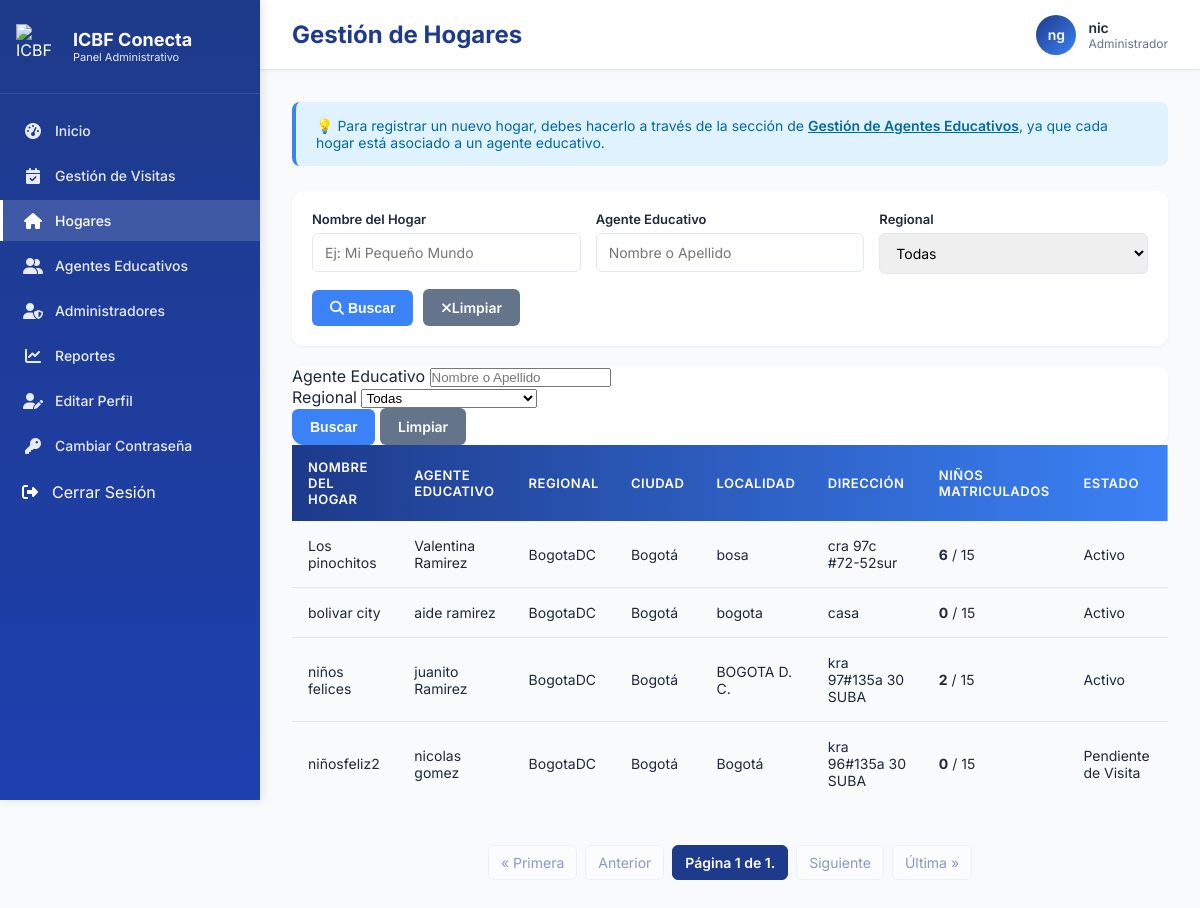
Before: /hogares/ (signed in) with the older database file.
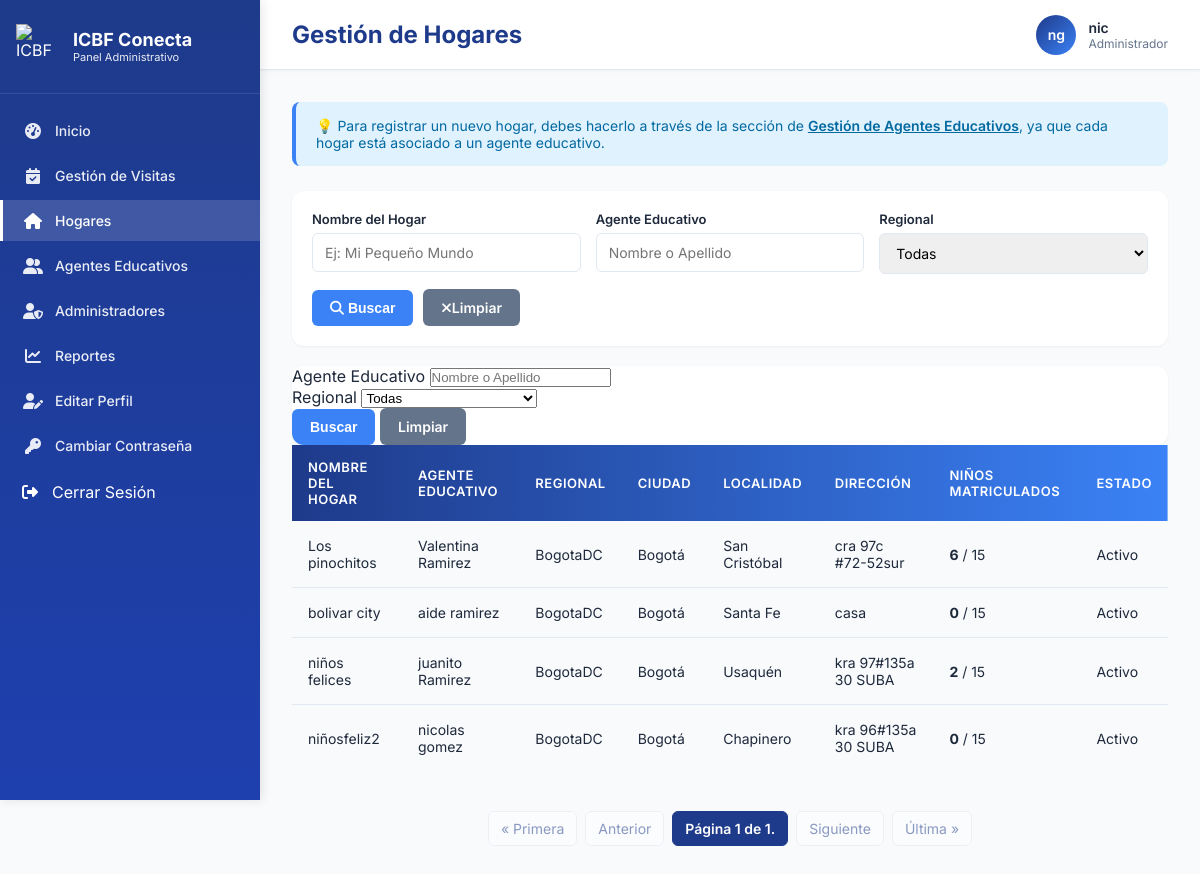
After: the same page with the newer database file.
### core/models.py (models this page shows, shortened)
class HogarComunitario(models.Model):
    regional = models.ForeignKey(Regional, on_delete=models.PROTECT, related_name='hogares')
    ciudad = models.ForeignKey(Ciudad, on_delete=models.PROTECT, related_name='hogares')
    nombre_hogar = models.CharField(max_length=100)
    direccion = models.CharField(max_length=200)
    localidad = models.CharField(max_length=100, blank=True, default='')  # Mantener para hogares antiguos, se asigna en la vista
    localidad_bogota = models.ForeignKey('LocalidadBogota', on_delete=models.SET_NULL, null=True, blank=True, related_name='hogares')
    barrio = models.CharField(max_length=100, null=True, blank=True)
    estrato = models.IntegerField(null=True, blank=True)
    fecha_primera_visita = models.DateField(null=True, blank=True, help_text="Fecha programada para la primera visita técnica")
    ultima_visita = models.DateField(null=True, blank=True, help_text="Fecha de la última visita técnica realizada")
    proxima_visita = models.DateField(null=True, blank=True, help_text="Fecha programada para la próxima visita técnica (calculada automáticamente)")
    observaciones_visita = models.TextField(blank=True, help_text="Observaciones de la última visita técnica realizada")
    estado_aptitud = models.CharField(
        max_length=20,
        choices=[
            ('no_apto', 'No Apto'),
            ('apto', 'Apto'),
        ],
        default='no_apto',
        help_text="Estado de aptitud del hogar. Se actualiza a 'Apto' después de la primera visita aprobada"
    )
    area_social_m2 = models.DecimalField(max_digits=6, decimal_places=2, null=True, blank=True,
                                         help_text="Metros cuadrados del área social disponible para los niños")
    capacidad_calculada = models.IntegerField(null=True, blank=True,
                                              help_text="Capacidad calculada según área social (m²/2)")
    formulario_completo = models.BooleanField(default=False,
                                              help_text="Indica si se completó el formulario 2 de visita técnica")
    num_habitaciones = models.IntegerField(null=True, blank=True)
    num_banos = models.IntegerField(null=True, blank=True)
    material_construccion = models.TextField(null=True, blank=True)
    riesgos_cercanos = models.TextField(null=True, blank=True)
    fotos_interior = models.FileField(upload_to='hogares/fotos_interior/', null=True, blank=True)
    fotos_exterior = models.FileField(upload_to='hogares/fotos_exterior/', null=True, blank=True)
    geolocalizacion_lat = models.DecimalField(max_digits=10, decimal_places=7, null=True, blank=True)
    geolocalizacion_lon = models.DecimalField(max_digits=10, decimal_places=7, null=True, blank=True)
    tipo_tenencia = models.CharField(max_length=50, choices=[
        ('Propia', 'Propia'),
        ('Arrendada', 'Arrendada'),
        ('Comodato', 'Comodato')
    ], null=True, blank=True)
    documento_tenencia_pdf = models.FileField(upload_to='hogares/documentos_tenencia/', null=True, blank=True)
    capacidad = models.IntegerField(null=True, blank=True, help_text="Capacidad aprobada del hogar (entre 12 y 15 niños según normativa ICBF)")
    capacidad_maxima = models.IntegerField(default=15, help_text="Capacidad máxima permitida (15 niños según normativa)")
    estado = models.CharField(
        max_length=30,
        choices=[
            ('pendiente_revision', 'Pendiente de Revisión'),
            ('en_revision', 'En Revisión'),
            ('aprobado', 'Aprobado'),
            ('rechazado', 'Rechazado'),
            ('en_mantenimiento', 'En Mantenimiento'),
            ('pendiente_visita', 'Pendiente de Visita'),
            ('visita_agendada', 'Visita Agendada'),
            ('en_evaluacion', 'En Evaluación'),
            ('activo', 'Activo'),
            ('inactivo', 'Inactivo'),
        ],
        default='pendiente_revision'
    )
    madre = models.ForeignKey(MadreComunitaria, on_delete=models.PROTECT, related_name='hogares_asignados')
    fecha_registro = models.DateTimeField(auto_now_add=True)
    fecha_habilitacion = models.DateTimeField(null=True, blank=True)  # Cuando pasa a activo/aprobado
    class Meta:
        db_table = 'hogares_comunitarios'

class MadreComunitaria(models.Model):
    usuario = models.OneToOneField(Usuario, on_delete=models.CASCADE, related_name='madre_profile')
    NIVEL_ESCOLARIDAD_CHOICES = [
        ('Primaria', 'Primaria'),
        ('Bachiller', 'Bachiller'),
        ('Técnico', 'Técnico'),
        ('Tecnólogo', 'Tecnólogo'),
        ('Profesional', 'Profesional')
    ]
    nivel_escolaridad = models.CharField(max_length=100, choices=NIVEL_ESCOLARIDAD_CHOICES)
    titulo_obtenido = models.CharField(max_length=150, null=True, blank=True)
    institucion = models.CharField(max_length=150, null=True, blank=True)
    experiencia_previa = models.TextField(null=True, blank=True)
    certificado_laboral = models.FileField(upload_to='madres_documentos/certificados_laborales/', null=True, blank=True)
    no_retirado_icbf = models.BooleanField(default=False)
    carta_disponibilidad = models.FileField(upload_to='madres_documentos/disponibilidad/', null=True, blank=True)
    firma_digital = models.FileField(upload_to='madres_documentos/firmas/', null=True, blank=True)
    foto_madre = models.ImageField(upload_to='madres_documentos/fotos/', null=True, blank=True)
    documento_identidad_pdf = models.FileField(upload_to='madres_documentos/cedulas/', null=True, blank=True)
    certificado_escolaridad_pdf = models.FileField(upload_to='madres_documentos/educacion/', null=True, blank=True)
    certificado_antecedentes_pdf = models.FileField(upload_to='madres_documentos/antecedentes/', null=True, blank=True)
    certificado_medico_pdf = models.FileField(upload_to='madres_documentos/medico/', null=True, blank=True)
    certificado_residencia_pdf = models.FileField(upload_to='madres_documentos/residencia/', null=True, blank=True)
    cartas_recomendacion_pdf = models.FileField(upload_to='madres_documentos/recomendaciones/', null=True, blank=True)
    fecha_registro = models.DateTimeField(auto_now_add=True)
    class Meta:
        db_table = 'madres_comunitarias'

class Usuario(AbstractUser):
    TIPO_DOCUMENTO_CHOICES = [
        ('CC', 'Cédula de ciudadanía'),
        ('TI', 'Tarjeta de identidad'),
        ('CE', 'Cédula de extranjería'),
        ('PA', 'Pasaporte'),
    ]
    SEXO_CHOICES = [
        ('M', 'Masculino'),
        ('F', 'Femenino'),
        ('O', 'Otro'),
    ]
    username = None
    tipo_documento = models.CharField(max_length=5, choices=TIPO_DOCUMENTO_CHOICES, default='CC')
    documento = models.BigIntegerField(unique=True)
    nombres = models.CharField(max_length=50)
    apellidos = models.CharField(max_length=50)
    correo = models.EmailField(max_length=100, unique=True)
    sexo = models.CharField(max_length=1, choices=SEXO_CHOICES, default='F')
    departamento_residencia = models.ForeignKey(Departamento, on_delete=models.SET_NULL, null=True, blank=True, related_name='residentes')
    ciudad_residencia = models.ForeignKey(Municipio, on_delete=models.SET_NULL, null=True, blank=True, related_name='residentes')
    localidad_bogota = models.ForeignKey(LocalidadBogota, on_delete=models.SET_NULL, null=True, blank=True, related_name='residentes',
                                         help_text='Solo aplica si vive en Bogotá D.C.')
    direccion = models.CharField(max_length=100, null=True, blank=True)
    barrio = models.CharField(max_length=100, null=True, blank=True)
    telefono = models.CharField(max_length=20, null=True, blank=True)
    nivel_educativo = models.CharField(max_length=50, null=True, blank=True)
    rol = models.ForeignKey(Rol, on_delete=models.PROTECT, null=True)
    foto_admin = models.ImageField(upload_to=admin_upload_path, null=True, blank=True)
    fecha_creacion = models.DateTimeField(auto_now_add=True)
    fecha_actualizacion = models.DateTimeField(auto_now=True)
    EMAIL_FIELD = 'correo'
    USERNAME_FIELD = 'documento'
    REQUIRED_FIELDS = ['nombres', 'apellidos', 'correo', 'tipo_documento']
    objects = CustomUserManager()
    class Meta:
        db_table = 'usuarios'

class Regional(models.Model):
    nombre = models.CharField(max_length=100, unique=True)
    class Meta:
        db_table = 'regionales'
        verbose_name = 'Regional'
        verbose_name_plural = 'Regionales'

class Ciudad(models.Model):
    nombre = models.CharField(max_length=120)
    regional = models.ForeignKey(Regional, on_delete=models.CASCADE, related_name="ciudades")

### core/views.py (the view)
# urls.py: path('hogares/', views.listar_hogares, name='listar_hogares'), # <-- NUEVA RUTA
@login_required
@rol_requerido('administrador')
def listar_hogares(request):
    query_nombre = request.GET.get('nombre_hogar', '')
    query_madre = request.GET.get('madre', '')
    query_regional = request.GET.get('regional', '')
    hogares = HogarComunitario.objects.select_related(
        'madre__usuario', 'regional'
    ).annotate(
        num_ninos=Count('ninos')
    ).order_by('regional__nombre', 'nombre_hogar')
    if query_nombre:
        hogares = hogares.filter(nombre_hogar__icontains=query_nombre)
    if query_madre:
        hogares = hogares.filter(Q(madre__usuario__nombres__icontains=query_madre) | Q(madre__usuario__apellidos__icontains=query_madre))
    if query_regional:
        hogares = hogares.filter(regional_id=query_regional)
    paginator = Paginator(hogares, 5) # 5 hogares por página
    page_number = request.GET.get('page')
    hogares_paginados = paginator.get_page(page_number)
    context = {
        'hogares': hogares_paginados, # Enviar el objeto paginado
        'regionales_filtro': Regional.objects.all().order_by('nombre'), # Para el dropdown de filtros
        'filtros': {
            'nombre_hogar': query_nombre,
            'madre': query_madre,
            'regional': query_regional,
        },
        'paginator': paginator # Opcional
    }
    return render(request, 'admin/hogares_list.html', context)

### core/views.py (called while the page is built)
def rol_requerido(nombre_rol):
    def decorator(view_func):
        @wraps(view_func)
        def _wrapped_view(request, *args, **kwargs):
            if not request.user.is_authenticated or not hasattr(request.user, 'rol') or request.user.rol.nombre_rol != nombre_rol:
                messages.error(request, 'Acceso denegado. No tienes los permisos necesarios.')
                return redirect('home')  # Redirigir a una página de inicio o de error
            return view_func(request, *args, **kwargs)
        return _wrapped_view
    return decorator

### templates/admin/hogares_list.html (shortened to what the changed rows need)
{% load static %}
<!DOCTYPE html>
<html lang="es">
<head>
  <link rel="stylesheet" href="https://cdnjs.cloudflare.com/ajax/libs/font-awesome/6.5.0/css/all.min.css">
</head>
<body>
  <aside class="sidebar">
    <div class="sidebar-header">
      <a href="{% url 'home' %}" class="sidebar-logo">
        <div class="sidebar-logo-text">
          <h2>ICBF Conecta</h2>
        </div>
      </a>
    </div>
  </aside>
  <main class="main-content">
    <div class="topbar">
      <div class="topbar-left">
        <h1>Gestión de Hogares</h1>
      </div>
    </div>
    <div class="content-wrapper">
      <div class="tabla-wrapper"><table>
        <thead>
          <tr>
            <th>Nombre del Hogar</th>
            <th>Agente Educativo</th>
            <th>Regional</th>
            <th>Ciudad</th>
            <th>Localidad</th>
            <th>Dirección</th>
            <th>Niños Matriculados</th>
            <th>Estado</th>
          </tr>
        </thead>
        <tbody>
          {% for hogar in hogares %}
          <tr>
            <td>{{ hogar.nombre_hogar }}</td>
            <td>{{ hogar.madre.usuario.nombres }} {{ hogar.madre.usuario.apellidos }}</td>
            <td>{{ hogar.regional.nombre|default:"N/A" }}</td>
            <td>{{ hogar.ciudad.nombre|default:"N/A" }}</td>
            <td>{{ hogar.localidad }}</td>
            <td>{{ hogar.direccion }}</td>
            <td>
              <strong>{{ hogar.num_ninos }}</strong> / {{ hogar.capacidad_maxima }}
            </td>
            <td>
              <span class="estado {{ hogar.estado }}">{{ hogar.get_estado_display }}</span>
            </td>
          </tr>
          {% empty %}
            <td colspan="7" style="text-align: center; padding: 20px;">No hay hogares registrados.</td>
          </tr>
          {% endfor %}
        </tbody>
      </table></div>
        </div>
  </main>
</body>
</html>

Changed rows visible on the page:
changed HogarComunitario "Los pinochitos": localidad "bosa" → "San Cristóbal"
changed HogarComunitario "bolivar city": localidad "bogota" → "Santa Fe"
changed HogarComunitario "niños felices": localidad "BOGOTA D. C." → "Usaquén"
changed HogarComunitario "niñosfeliz2": localidad "Bogotá" → "Chapinero"; estado "Pendiente de Visita" → "Activo"
